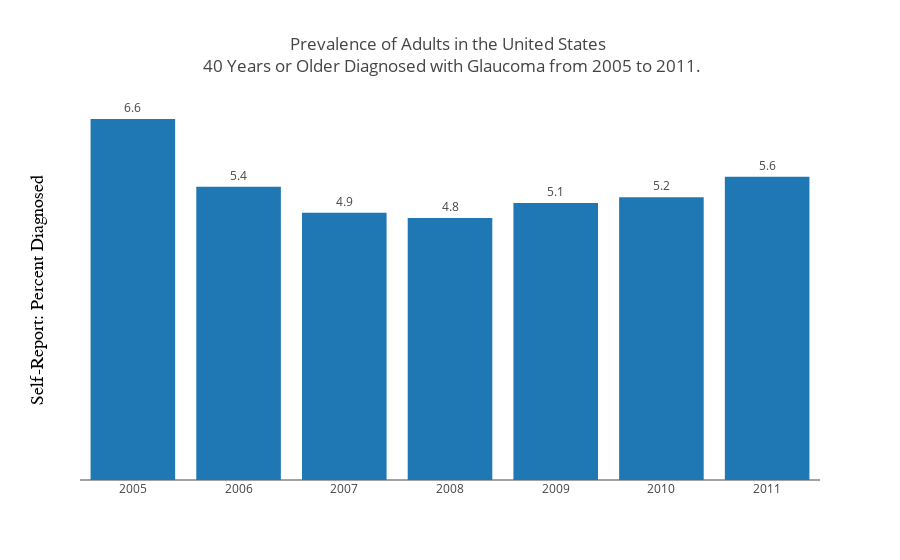

Notebook cell for this chart:
### Code cell
import plotly.offline as py
import plotly.graph_objs as go
py.init_notebook_mode(connected=True)
%matplotlib inline

graphData=groupby_table.reset_index().copy()
#pass data in
data = [go.Bar(x=graphData['Year'],
               y=graphData['Data_Value'],text=round(graphData['Data_Value'],1),
               textposition='outside')]
       
layout = go.Layout(
                title='Prevalence of Adults in the United States <br> 40 Years or Older Diagnosed with Glaucoma from 2005 to 2011.',
                yaxis=dict(title='Self-Report: Percent Diagnosed</b>',ticks='',showticklabels=False,showgrid=False,
                titlefont=dict(family='Arial, sans-serif',size=18,color='black',))
                ,xaxis=dict(ticks='',tickangle=0))

fig = go.Figure(data=data, layout=layout)
py.iplot(fig, filename='text-hover-bar')

### Figure 1 — Plotly figure (JSON) as saved in the notebook; plotly's stock layout.template omitted (floating-point values rounded to 4 significant figures)
{"data": [{"text": [6.6, 5.4, 4.9, 4.8, 5.1, 5.2, 5.6], "textposition": "outside", "type": "bar", "uid": "ded96eee-f882-4956-a2bc-80eb320d63f7", "x": [2005, 2006, 2007, 2008, 2009, 2010, 2011], "y": [6.636, 5.389, 4.914, 4.818, 5.094, 5.199, 5.573]}], "layout": {"title": {"text": "Prevalence of Adults in the United States <br> 40 Years or Older Diagnosed with Glaucoma from 2005 to 2011."}, "xaxis": {"tickangle": 0, "ticks": ""}, "yaxis": {"showgrid": false, "showticklabels": false, "ticks": "", "title": {"font": {"color": "black", "family": "Arial, sans-serif", "size": 18}, "text": "Self-Report: Percent Diagnosed</b>"}}}}
